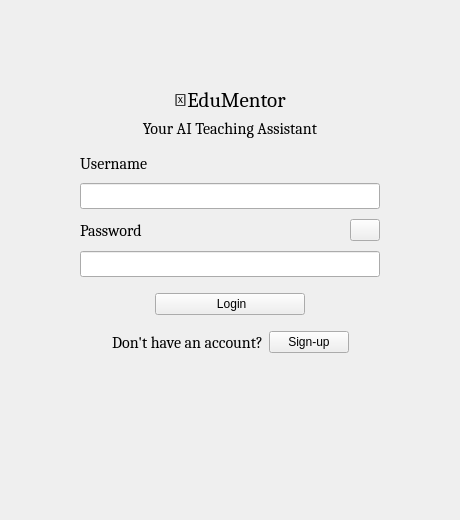
<?xml version="1.0" encoding="UTF-8"?>
<ui version="4.0">
 <class>LoginWidget</class>
 <widget class="QWidget" name="LoginWidget">
  <property name="geometry">
   <rect>
    <x>0</x>
    <y>0</y>
    <width>460</width>
    <height>520</height>
   </rect>
  </property>
  <property name="sizePolicy">
   <sizepolicy hsizetype="Fixed" vsizetype="Fixed">
    <horstretch>0</horstretch>
    <verstretch>0</verstretch>
   </sizepolicy>
  </property>
  <property name="minimumSize">
   <size>
    <width>460</width>
    <height>520</height>
   </size>
  </property>
  <property name="maximumSize">
   <size>
    <width>460</width>
    <height>520</height>
   </size>
  </property>
  <property name="windowTitle">
   <string>Login Window</string>
  </property>
  <layout class="QVBoxLayout" name="verticalLayout_3">
   <item>
    <spacer name="verticalSpacer">
     <property name="orientation">
      <enum>Qt::Orientation::Vertical</enum>
     </property>
     <property name="sizeType">
      <enum>QSizePolicy::Policy::Minimum</enum>
     </property>
     <property name="sizeHint" stdset="0">
      <size>
       <width>20</width>
       <height>77</height>
      </size>
     </property>
    </spacer>
   </item>
   <item>
    <layout class="QVBoxLayout" name="verticalLayout">
     <property name="bottomMargin">
      <number>10</number>
     </property>
     <item>
      <widget class="QLabel" name="label">
       <property name="font">
        <font>
         <family>Cambria</family>
         <pointsize>16</pointsize>
        </font>
       </property>
       <property name="text">
        <string>🧠EduMentor</string>
       </property>
       <property name="textFormat">
        <enum>Qt::TextFormat::PlainText</enum>
       </property>
       <property name="alignment">
        <set>Qt::AlignmentFlag::AlignCenter</set>
       </property>
      </widget>
     </item>
     <item>
      <widget class="QLabel" name="label_2">
       <property name="font">
        <font>
         <family>Cambria</family>
         <pointsize>12</pointsize>
        </font>
       </property>
       <property name="text">
        <string>Your AI Teaching Assistant</string>
       </property>
       <property name="textFormat">
        <enum>Qt::TextFormat::PlainText</enum>
       </property>
       <property name="alignment">
        <set>Qt::AlignmentFlag::AlignCenter</set>
       </property>
      </widget>
     </item>
    </layout>
   </item>
   <item>
    <layout class="QHBoxLayout" name="horizontalLayout" stretch="0,0,0">
     <property name="bottomMargin">
      <number>10</number>
     </property>
     <item>
      <spacer name="horizontalSpacer">
       <property name="orientation">
        <enum>Qt::Orientation::Horizontal</enum>
       </property>
       <property name="sizeHint" stdset="0">
        <size>
         <width>40</width>
         <height>20</height>
        </size>
       </property>
      </spacer>
     </item>
     <item>
      <layout class="QVBoxLayout" name="verticalLayout_2">
       <property name="spacing">
        <number>10</number>
       </property>
       <item>
        <layout class="QFormLayout" name="formLayout">
         <item row="0" column="0">
          <widget class="QLabel" name="label_3">
           <property name="font">
            <font>
             <family>Cambria</family>
             <pointsize>12</pointsize>
            </font>
           </property>
           <property name="text">
            <string>Username</string>
           </property>
           <property name="textFormat">
            <enum>Qt::TextFormat::PlainText</enum>
           </property>
          </widget>
         </item>
         <item row="1" column="0" colspan="2">
          <widget class="QLineEdit" name="login_username">
           <property name="sizePolicy">
            <sizepolicy hsizetype="Preferred" vsizetype="Fixed">
             <horstretch>0</horstretch>
             <verstretch>0</verstretch>
            </sizepolicy>
           </property>
           <property name="minimumSize">
            <size>
             <width>300</width>
             <height>0</height>
            </size>
           </property>
           <property name="maximumSize">
            <size>
             <width>600</width>
             <height>16777215</height>
            </size>
           </property>
           <property name="font">
            <font>
             <family>Cambria</family>
             <pointsize>11</pointsize>
            </font>
           </property>
           <property name="alignment">
            <set>Qt::AlignmentFlag::AlignLeading|Qt::AlignmentFlag::AlignLeft|Qt::AlignmentFlag::AlignVCenter</set>
           </property>
          </widget>
         </item>
        </layout>
       </item>
       <item>
        <layout class="QFormLayout" name="formLayout_2">
         <item row="0" column="0">
          <widget class="QLabel" name="label_4">
           <property name="font">
            <font>
             <family>Cambria</family>
             <pointsize>12</pointsize>
            </font>
           </property>
           <property name="text">
            <string>Password</string>
           </property>
           <property name="textFormat">
            <enum>Qt::TextFormat::PlainText</enum>
           </property>
          </widget>
         </item>
         <item row="1" column="0" colspan="2">
          <widget class="QLineEdit" name="login_password">
           <property name="minimumSize">
            <size>
             <width>300</width>
             <height>0</height>
            </size>
           </property>
           <property name="maximumSize">
            <size>
             <width>600</width>
             <height>16777215</height>
            </size>
           </property>
           <property name="font">
            <font>
             <family>Cambria</family>
             <pointsize>11</pointsize>
            </font>
           </property>
           <property name="echoMode">
            <enum>QLineEdit::EchoMode::Password</enum>
           </property>
          </widget>
         </item>
         <item row="0" column="1">
          <layout class="QHBoxLayout" name="horizontalLayout_4">
           <item>
            <spacer name="horizontalSpacer_7">
             <property name="orientation">
              <enum>Qt::Orientation::Horizontal</enum>
             </property>
             <property name="sizeHint" stdset="0">
              <size>
               <width>40</width>
               <height>20</height>
              </size>
             </property>
            </spacer>
           </item>
           <item>
            <widget class="QPushButton" name="view_pass_btn">
             <property name="minimumSize">
              <size>
               <width>30</width>
               <height>0</height>
              </size>
             </property>
             <property name="maximumSize">
              <size>
               <width>30</width>
               <height>16777215</height>
              </size>
             </property>
             <property name="text">
              <string/>
             </property>
             <property name="icon">
              <iconset>
               <normaloff>../icons/eye.png</normaloff>../icons/eye.png</iconset>
             </property>
            </widget>
           </item>
          </layout>
         </item>
        </layout>
       </item>
      </layout>
     </item>
     <item>
      <spacer name="horizontalSpacer_2">
       <property name="orientation">
        <enum>Qt::Orientation::Horizontal</enum>
       </property>
       <property name="sizeHint" stdset="0">
        <size>
         <width>40</width>
         <height>20</height>
        </size>
       </property>
      </spacer>
     </item>
    </layout>
   </item>
   <item>
    <layout class="QHBoxLayout" name="horizontalLayout_2" stretch="0,0,0">
     <property name="bottomMargin">
      <number>10</number>
     </property>
     <item>
      <spacer name="horizontalSpacer_4">
       <property name="orientation">
        <enum>Qt::Orientation::Horizontal</enum>
       </property>
       <property name="sizeHint" stdset="0">
        <size>
         <width>40</width>
         <height>20</height>
        </size>
       </property>
      </spacer>
     </item>
     <item>
      <widget class="QPushButton" name="login_btn">
       <property name="sizePolicy">
        <sizepolicy hsizetype="Minimum" vsizetype="Fixed">
         <horstretch>0</horstretch>
         <verstretch>0</verstretch>
        </sizepolicy>
       </property>
       <property name="minimumSize">
        <size>
         <width>150</width>
         <height>0</height>
        </size>
       </property>
       <property name="text">
        <string> Login</string>
       </property>
       <property name="icon">
        <iconset>
         <normaloff>../icons/log-in.png</normaloff>../icons/log-in.png</iconset>
       </property>
      </widget>
     </item>
     <item>
      <spacer name="horizontalSpacer_3">
       <property name="orientation">
        <enum>Qt::Orientation::Horizontal</enum>
       </property>
       <property name="sizeHint" stdset="0">
        <size>
         <width>40</width>
         <height>20</height>
        </size>
       </property>
      </spacer>
     </item>
    </layout>
   </item>
   <item>
    <layout class="QHBoxLayout" name="horizontalLayout_3">
     <item>
      <spacer name="horizontalSpacer_5">
       <property name="orientation">
        <enum>Qt::Orientation::Horizontal</enum>
       </property>
       <property name="sizeHint" stdset="0">
        <size>
         <width>40</width>
         <height>20</height>
        </size>
       </property>
      </spacer>
     </item>
     <item>
      <widget class="QLabel" name="label_5">
       <property name="font">
        <font>
         <family>Cambria</family>
         <pointsize>12</pointsize>
        </font>
       </property>
       <property name="text">
        <string>Don't have an account?</string>
       </property>
       <property name="textFormat">
        <enum>Qt::TextFormat::PlainText</enum>
       </property>
       <property name="alignment">
        <set>Qt::AlignmentFlag::AlignCenter</set>
       </property>
      </widget>
     </item>
     <item>
      <widget class="QPushButton" name="signup_btn">
       <property name="text">
        <string>Sign-up</string>
       </property>
       <property name="icon">
        <iconset>
         <normaloff>../icons/add-friend.png</normaloff>../icons/add-friend.png</iconset>
       </property>
      </widget>
     </item>
     <item>
      <spacer name="horizontalSpacer_6">
       <property name="orientation">
        <enum>Qt::Orientation::Horizontal</enum>
       </property>
       <property name="sizeHint" stdset="0">
        <size>
         <width>40</width>
         <height>20</height>
        </size>
       </property>
      </spacer>
     </item>
    </layout>
   </item>
   <item>
    <spacer name="verticalSpacer_2">
     <property name="orientation">
      <enum>Qt::Orientation::Vertical</enum>
     </property>
     <property name="sizeHint" stdset="0">
      <size>
       <width>20</width>
       <height>44</height>
      </size>
     </property>
    </spacer>
   </item>
  </layout>
 </widget>
 <resources/>
 <connections/>
</ui>
